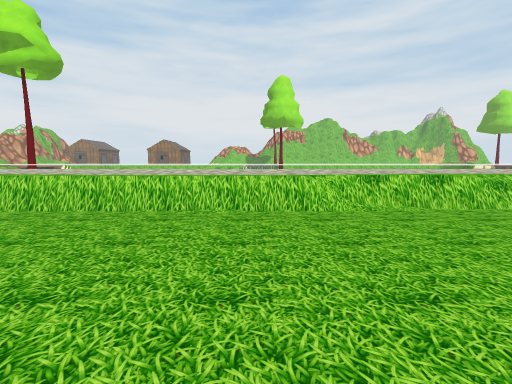
view 1 (above)

20 first-person views from a walk through a Unity game level. The camera is 1.4 m above the floor, tilts 6° down and sees 85° across. The floor is counted in squares, 2 m on a side. Each view is taken from the middle of a square. On the plan, view 1 faces up. The plan holds only what a view shows up to about 9 squares ahead; the rest is blank. The place goes on beyond the plan. Some surface patterns are stand-ins.

view 2
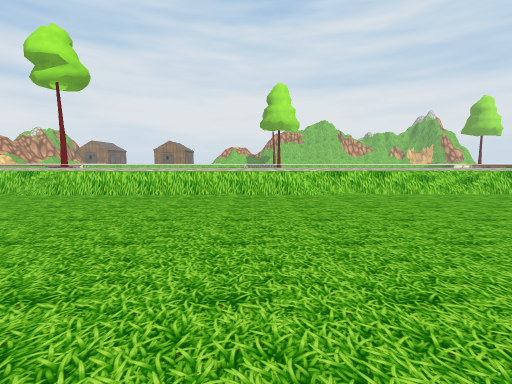

view 3
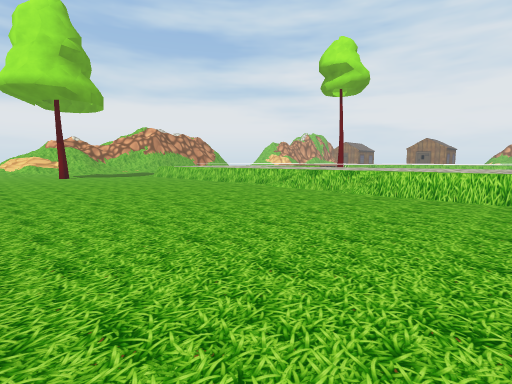

view 4
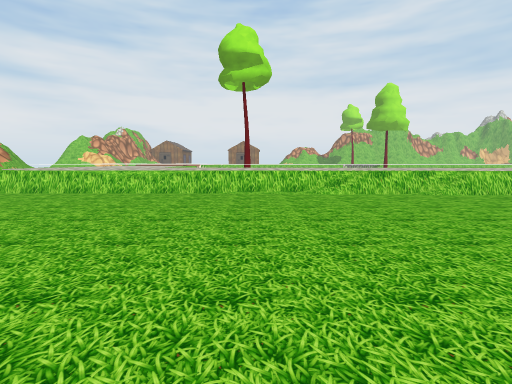

view 5
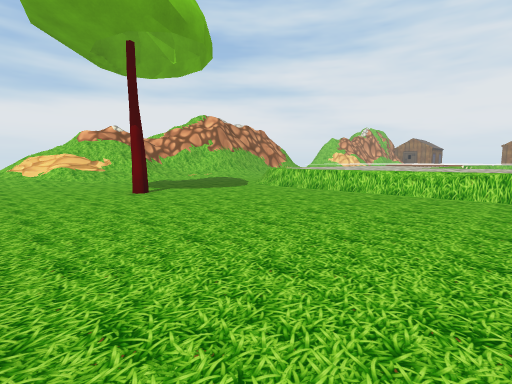

view 6
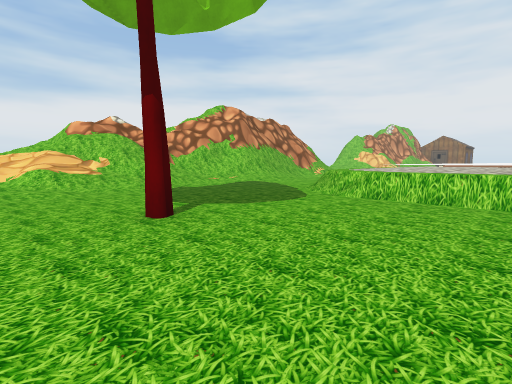

view 7
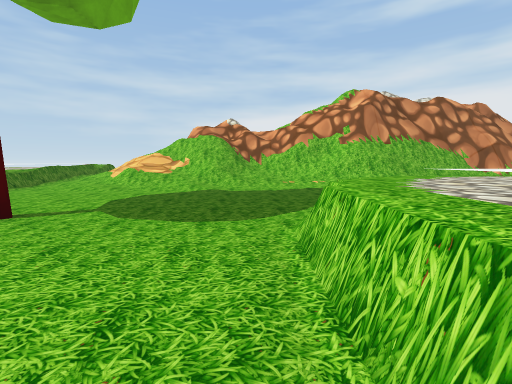

view 8
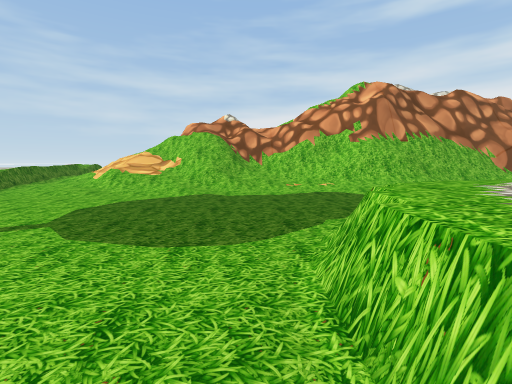

view 9
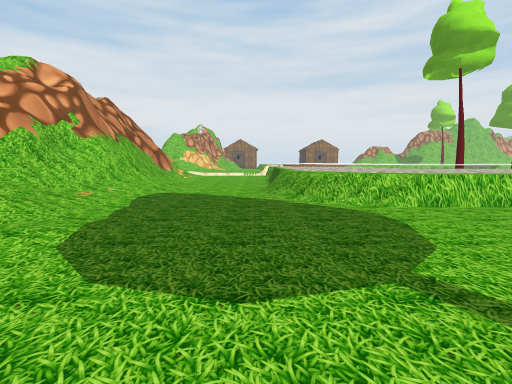

view 10
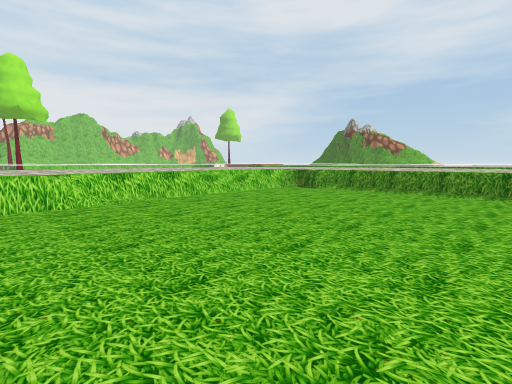

view 11
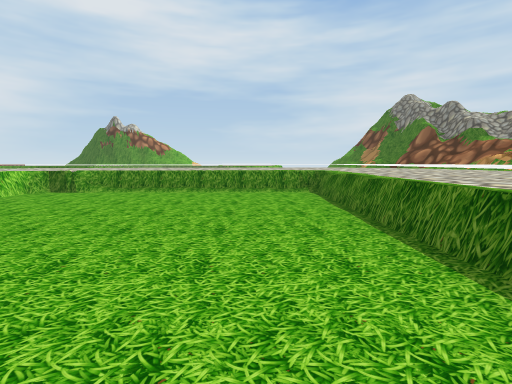

view 12
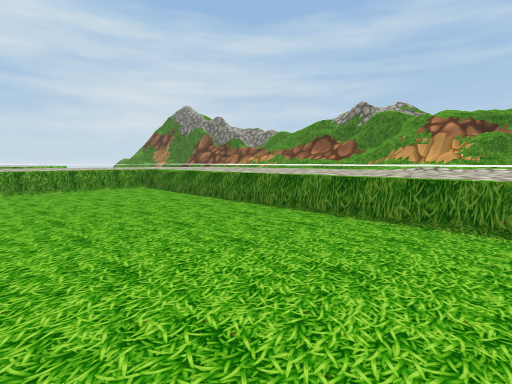

view 13
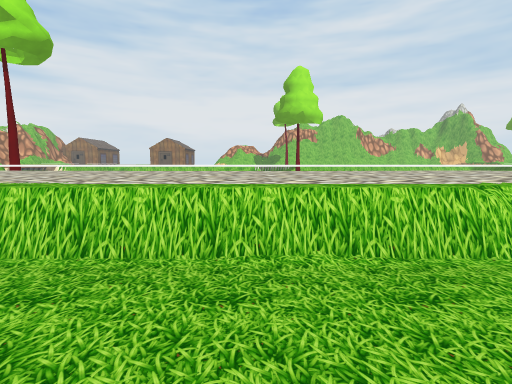

view 14
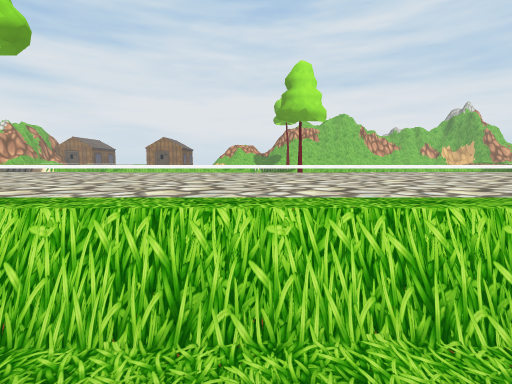

view 15
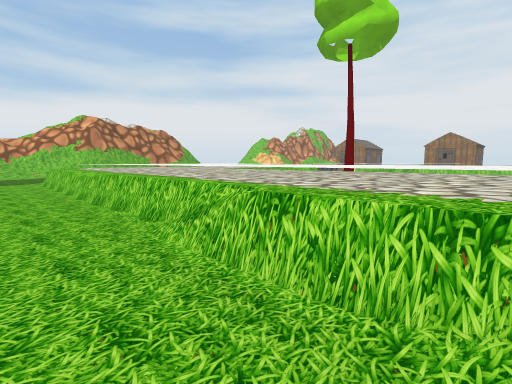

view 16
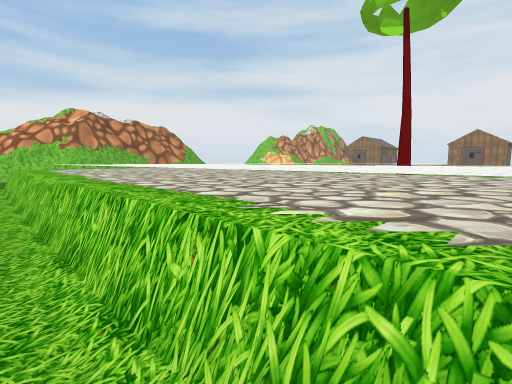

view 17
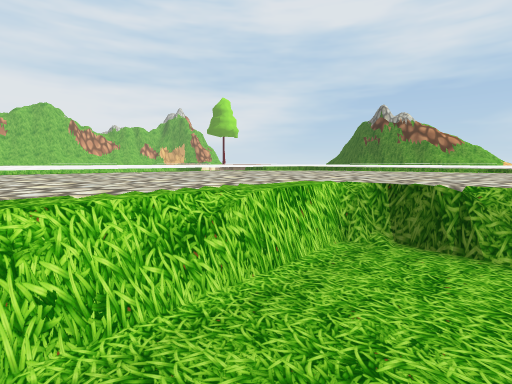

view 18
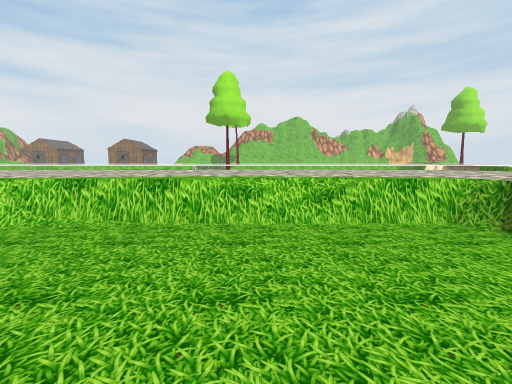

view 19
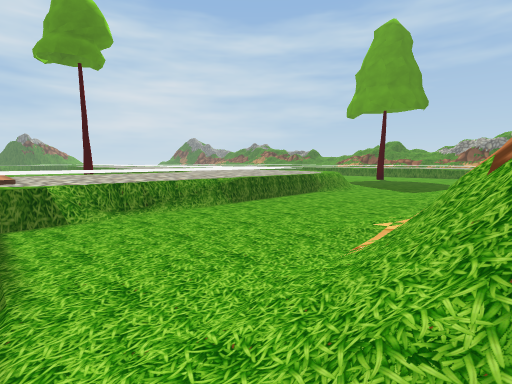

view 20
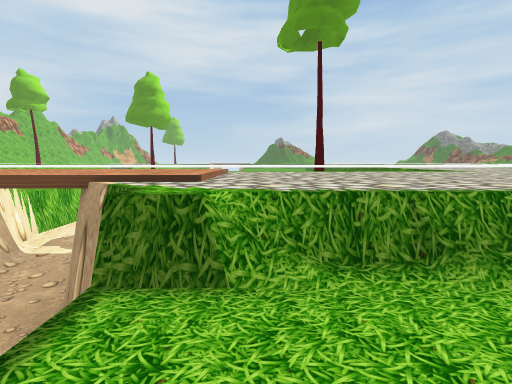

### Floor plan
Key: @ floor where view 1 was taken; # wall or solid block; x gap in a wall; . main floor; : floor 1 m higher than the main floor; + floor 1.25 m higher than the main floor; * floor 5.25 m higher than the main floor; / step, stairs or slope; = window, fence, low wall or low ledge; v drop or lower ground; T tree.
Columns run from 24 left of view 1 to 9 right of it. Each row starts with its distance up from view 1.
 16        vv++
 15   ///vv=+++=
 14    /...=+++=
 13   =/...=+++=
 12  =#=...=+++=  #T
 11  v#/...=+++=
 10  v#/...=+++=
  9 xv#/...=+++===========  ========
  8 =##=/..=+++++++++++++++++++++++++=
  7 ##=//..=+++++++++++++++++++++++++
  6 *==//..=:++++++++++++++++++++++++
  5  ==/.../=========#=:::::::==##=:+
  4  =//.............//=======/////=+
  3  ////..........................=+
  2  ////..........................=+
  1  ///....T......................=+
  0  ////...................@......=+
 -1  ///...........................=+
 -2  ////........./////............=+
 -3   ///                  =========+

Positions as (right, up) in squares from view 1, and headings:
1: (0, 0), facing up
2: (0, -2), facing up
3: (-2, -2), facing up-left
4: (-9, -2), facing up
5: (-10, -2), facing up-left
6: (-13, -1), facing up-left
7: (-13, 4), facing left
8: (-14, 4), facing left
9: (-18, 0), facing up
10: (0, -1), facing up-right
11: (0, -1), facing right
12: (-1, 1), facing down-right
13: (-1, 2), facing up
14: (-1, 3), facing up
15: (-5, 3), facing up-left
16: (-7, 4), facing up-left
17: (4, 3), facing up-right
18: (4, 1), facing up
19: (-22, 15), facing down-right
20: (-19, 14), facing right
